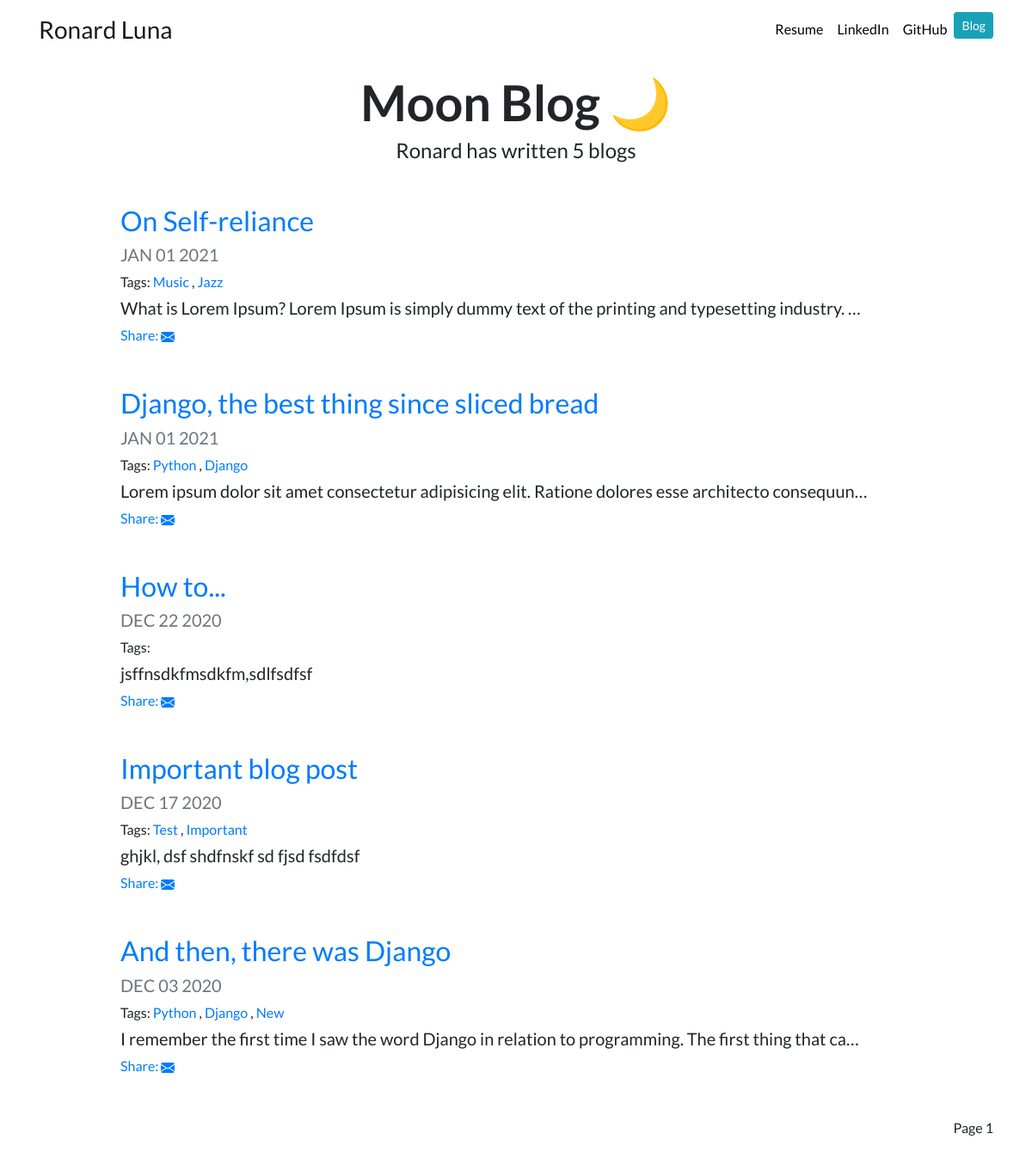
Screenshot of /blog/ with the database file from the repository.
### blog/models.py (models this page shows, shortened)
class Blog(models.Model):
    title = models.CharField(max_length = 200)
    description = models.TextField()
    date = models.DateField()
    image = models.ImageField(upload_to = 'blog/images/', blank = True)
    url = models.URLField(blank = True)
    tags = TaggableManager()

### blog/views.py (the view)
# urls.py: path('', views.all_blogs, name = 'all_blogs'),
def all_blogs(request, tag_slug=None):
    blogs = Blog.objects.order_by('-date')
    tag = None
    if tag_slug:
        tag = get_object_or_404(Tag, slug=tag_slug)
        blogs = blogs.filter(tags__in=[tag])
    paginator = Paginator(blogs, 10) # Number of blogs per page
    page_num = request.GET.get('page')
    page = paginator.get_page(page_num)
    return render(request, 'blog/all_blogs.html', { 'page': page,
                                                    'count': paginator.count,
                                                    'tag': tag
    })

### blog/templates/blog/all_blogs.html (shortened to what this page needs)
{% extends "portfolio/base.html" %}
{% load static %}
{% block content %}
<h1 id="blogtitle" class="font-weight-bold text-center mt-3"> Moon Blog 🌙 </h1>
<h3 id="numbertitle" class="text-center mb-5">Ronard has written {{ count }} blog{{ count|pluralize }}</h3>
{% for blog in page.object_list %}
<div class="row justify-content-center my-5">
  <div class="col-md-10">
    <a href="{% url 'blog:detail' blog.id %}">
      <h2>{{ blog.title }}</h2>
    </a>
    <h5 class="text-muted">{{ blog.date|date:'M d Y'|upper }}</h5>
    <p>
      Tags:
      {% for tag in blog.tags.all %}
        <a href="{% url "blog:blog_list_by_tag" tag.slug %}">
          {{ tag.name }}
        </a>
        {% if not forloop.last %}, {% endif %}
      {% endfor %}
    </p>
      <h5 style="margin-top: -10px">{{ blog.description|striptags|truncatechars:100 }}</h5>
    <a href="{% url 'blog:post_share' blog.id %}">Share: </a>
  </div>
</div>
{% endfor %}
  <p class="text-right">Page {{ page.number }}</p>
{% endblock %}

### portfolio/static/portfolio/portfolio.css (style rules this page uses)
body { font-family: 'Lato', sans-serif; }
a { text-decoration: none; }
#blogtitle { font-size: 3.6rem; }
#numbertitle { font-size: 1.5rem; }

### rows the page displays
Blog: title "On Self-reliance", date "JAN 01 2021", description "What is Lorem Ipsum? Lorem Ipsum is simply dummy text of the printing and typesetting industry. …"
Tag: name "Music"
Tag: name "Jazz"
Blog: title "Django, the best thing since sliced bread", date "JAN 01 2021", description "Lorem ipsum dolor sit amet consectetur adipisicing elit. Ratione dolores esse architecto consequun…"
Tag: name "Python"
Tag: name "Django"
Blog: title "How to...", date "DEC 22 2020", description "jsffnsdkfmsdkfm,sdlfsdfsf"
Blog: title "Important blog post", date "DEC 17 2020", description "ghjkl, dsf shdfnskf sd fjsd fsdfdsf"
Tag: name "Test"
Tag: name "Important"
Blog: title "And then, there was Django", date "DEC 03 2020", description "I remember the first time I saw the word Django in relation to programming. The first thing that ca…"
Tag: name "New"

### other values shown
{{ count }} "5"
{{ page.number }} "1"
